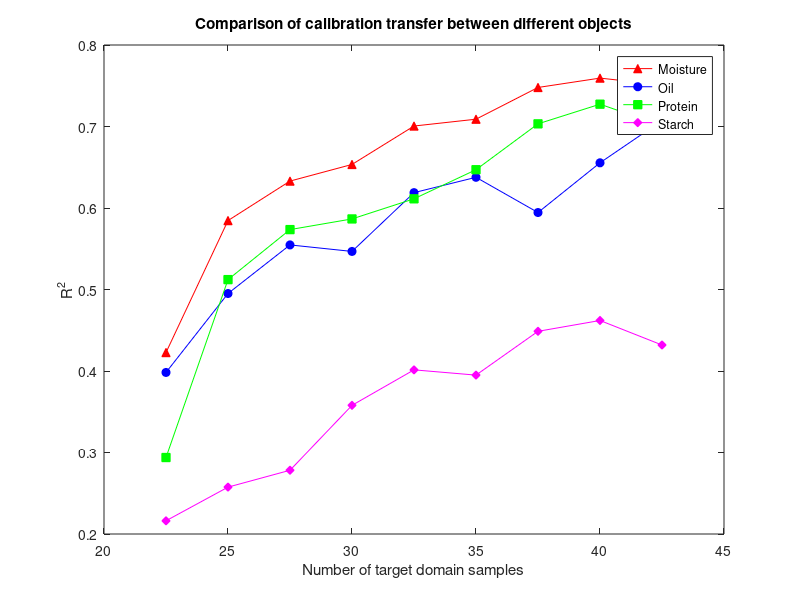

Source code (MATLAB):
load octane_moisture.mat 
A = r;
load octane_oil.mat
B = r;
load octane_protein.mat
C = r;
load octane_starch.mat
D = r;

figure
plot(A(:,1),'r-^','MarkerFaceColor','r')
hold on 
plot(B(:,1),'b-o','MarkerFaceColor','b')
hold on
plot(C(:,1),'g-s','MarkerFaceColor','g')
hold on
plot(D(:,1),'m-d','MarkerFaceColor','m')
legend('Moisture','Oil','Protein','Starch')
set(gca,'xticklabel',20:5:60)
xlabel('Number of target domain samples')
ylabel('R^2')
title('Comparison of calibration transfer between different objects')

